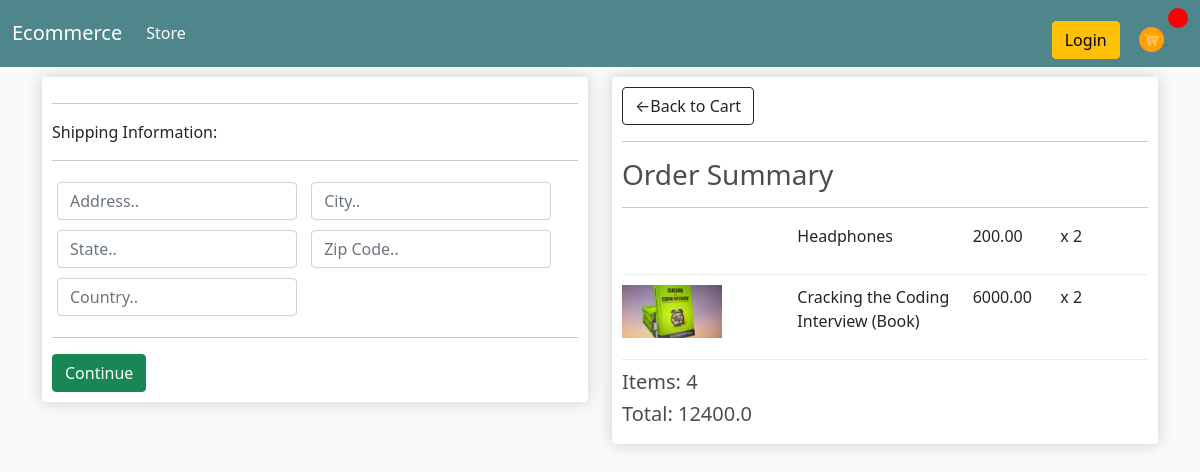
Before: /checkout/ (signed in) with the older database file.
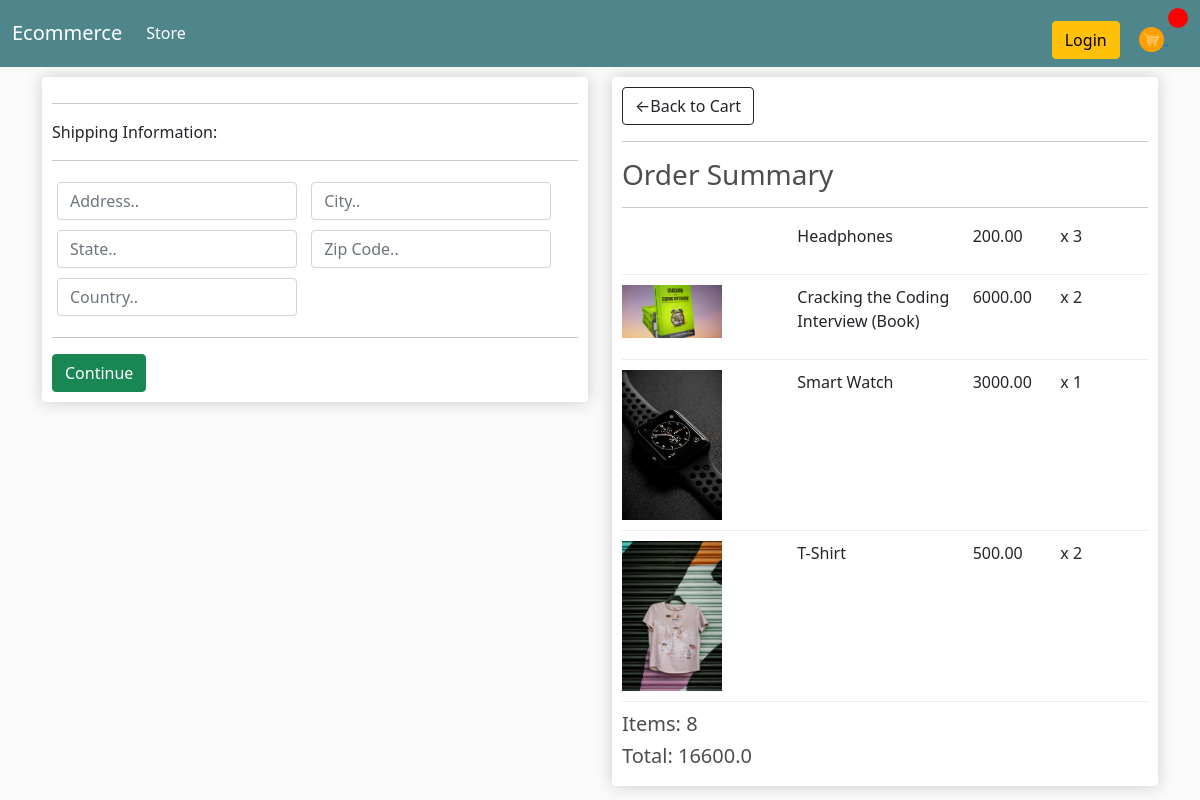
After: the same page with the newer database file.
### store/models.py (models this page shows, shortened)
class OrderItem(models.Model):
    product = models.ForeignKey(Product,on_delete=models.SET_NULL, null=True)
    order = models.ForeignKey(Order,on_delete=models.SET_NULL,null=True)
    quantity = models.IntegerField(default=0, null=True,blank=True)
    date_added = models.DateTimeField(auto_now_add=True)
    @property
    def get_total(self):
        total = self.product.price * self.quantity
        return total

class Product(models.Model):
    name = models.CharField(max_length=200, null=True)
    price = models.FloatField()
    digital = models.BooleanField(default=False,null=True,blank=False)
    image = models.ImageField(null=True,blank=True)
    @property
    def imageURL(self):
        try:
            url = self.image.url
        except:
            url = ''
        return url

class Order(models.Model):
    customer = models.ForeignKey(Customer,on_delete=models.SET_NULL, null=True,blank=True)
    date_ordered = models.DateTimeField(auto_now_add=True)
    complete = models.BooleanField(default=False,null=True, blank=False)
    transaction_id = models.CharField(max_length=100, null = True)
    @property
    def shipping(self):
        shipping = False
        orderitems = self.orderitem_set.all()
        for item in orderitems:
            if item.product.digital == False:
                shipping = True
        return shipping
    @property
    def get_cart_total(self):
        orderitems = self.orderitem_set.all()
        total = sum([item.get_total for item in orderitems])
        return total
    @property
    def get_cart_items(self):
        orderitems = self.orderitem_set.all()
        total = sum([item.quantity for item in orderitems])
        return total

### store/views.py (the view)
# urls.py: path('checkout/',views.checkout,name='checkout'),
def checkout(request):
    if request.user.is_authenticated:
        customer = request.user.customer
        order = Order.objects.get(customer=customer,complete=False)
        items = order.orderitem_set.all()
    else:
        items = []
        order = {'get_cart_total': 0, 'get_cart_items': 0,'shippping':False}
    context ={'items':items,'order':order}
    return render(request,'store/checkout.html',context)

### store/templates/store/checkout.html (shortened to what this page needs)
{%extends 'store/main.html'%} {%load static%} {%block content%}
<div class="row">
  <div class="col-lg-6" id="form-wrapper">
    <div class="box-element">
      <form id="form">
        <div id="shipping-info">
          <hr />
          <p>Shipping Information:</p>
          <hr />
          <div class="form-field">
            <input
              class="form-control"
              type="text"
              name="address"
              placeholder="Address.."
            />
          </div>
          <div class="form-field">
            <input
              type="text"
              class="form-control"
              name="city"
              placeholder="City.."
            />
          </div>
          <div class="form-field">
            <input
              type="text"
              class="form-control"
              name="state"
              placeholder="State.."
            />
          </div>
          <div class="form-field">
            <input
              type="text"
              class="form-control"
              name="zipcode"
              placeholder="Zip Code.."
            />
          </div>
          <div class="form-field">
            <input
              type="text"
              class="form-control"
              name="country"
              placeholder="Country.."
            />
          </div>
        </div>
        <hr />
        <input
          id="form-button"
          class="btn btn-success btn-block"
          type="submit"
          value="Continue"
        />
      </form>
    </div>
    <br />
  </div>
  <div class="col-lg-6">
    <div class="box-element">
      <a class="btn btn-outline-dark" href="{%url 'cart'%}"
        >&#x2190;Back to Cart</a
      >
      <hr />
      <h3>Order Summary</h3>
      <hr />
      {%for item in items%}
      <div class="cart-row">
        <div style="flex: 2">
          <img class="row-image" src="{{item.product.imageURL}}" alt="" />
        </div>
        <div style="flex: 2"><p>{{item.product.name}}</p></div>
        <div style="flex: 1"><p>{{item.product.price|floatformat:2}}</p></div>
        <div style="flex: 1"><p>x {{item.quantity}}</p></div>
      </div>
      {%endfor%}
      <h5>Items: {{order.get_cart_items}}</h5>
      <h5>Total: {{order.get_cart_total}}</h5>
    </div>
  </div>
</div>
{%endblock%}

Changed rows visible on the page:
changed OrderItem "Headphones": quantity "2" → "3"
added OrderItem: product.imageURL (picture), product.name "Smart Watch", product.price "3000.00", quantity "1"
added OrderItem: product.imageURL (picture), product.name "T-Shirt", product.price "500.00", quantity "2"
changed through a linked row, Order: get_cart_items "4" → "8"; get_cart_total "12400.0" → "16600.0"
